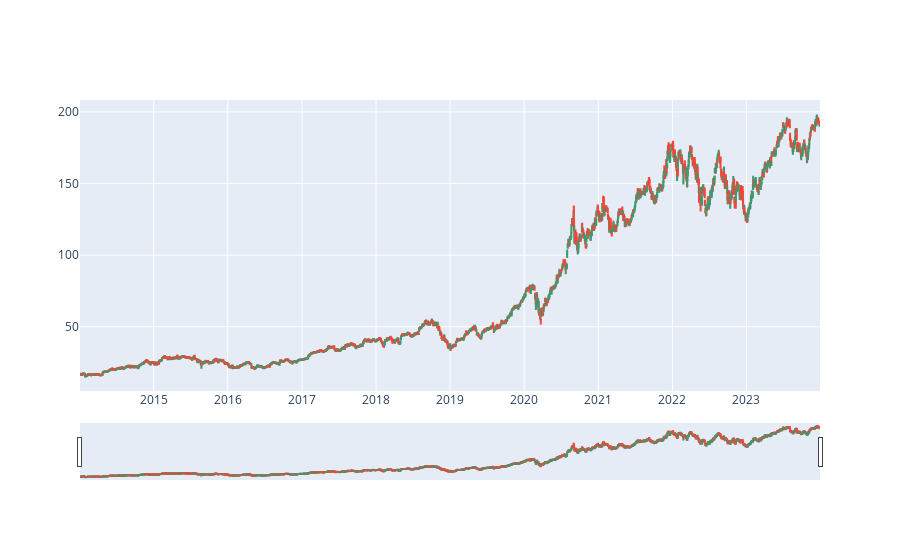

This figure's notebook cell:
### Code cell
#import graph objects as 'go'
import chart_studio
import chart_studio.plotly as py
import chart_studio.tools as tls
import plotly.graph_objects as go

tls.set_credentials_file(username = 'Quantpython', api_key = 'bWmf0mKJlNViBrOjDQbE')

trace = go.Candlestick(x = dataset.index,
                       open = dataset.Open,
                       high = dataset.High,
                       low = dataset.Low,
                       close = dataset.Close)

data = [trace]

fig = go.Figure(data)

fig.show()

### Figure 1 — Plotly figure (JSON) as saved in the notebook; plotly's stock layout.template omitted (floating-point values rounded to 4 significant figures; data arrays with more than 128 entries replaced by an {"elided": "..."} marker saying what was removed)
{"data": [{"close": {"elided": "2515 float values"}, "high": {"elided": "2515 float values"}, "low": {"elided": "2515 float values"}, "open": {"elided": "2515 float values"}, "type": "candlestick", "x": {"elided": "2515 str values"}}], "layout": {}}
